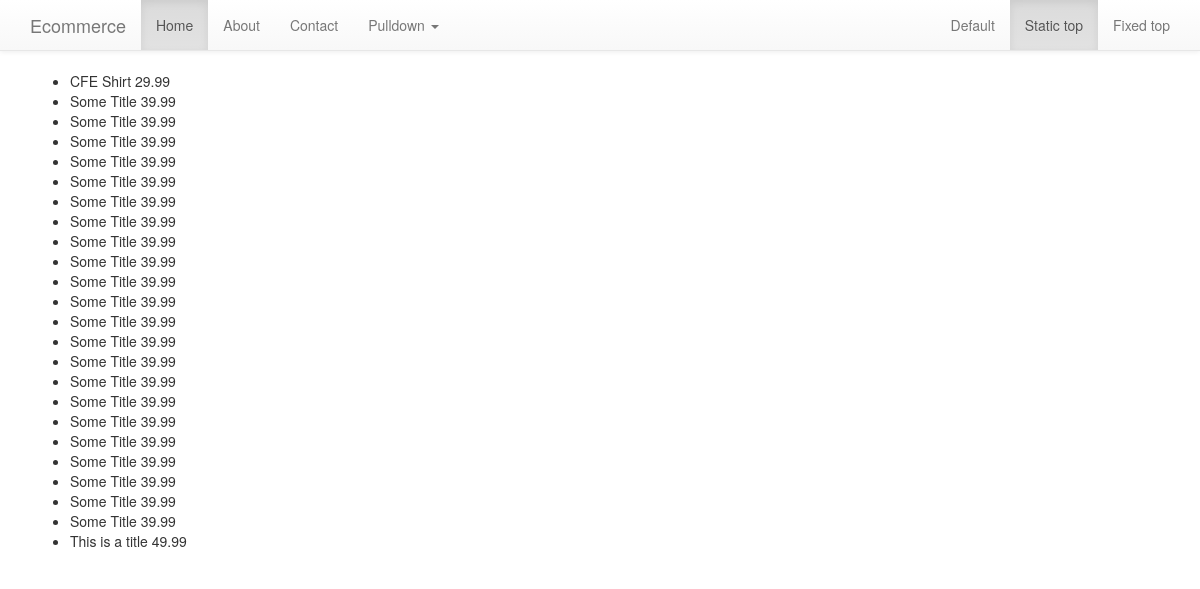
Before: /products/ with the older database file.
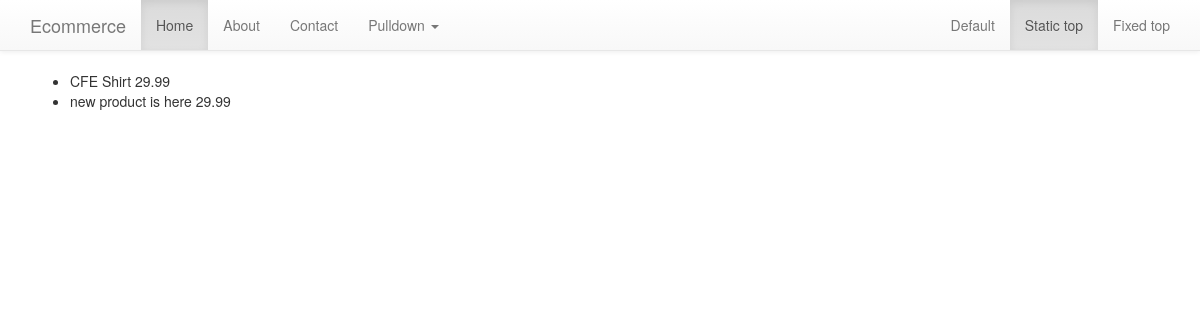
After: the same page with the newer database file.
### products/models.py (models this page shows, shortened)
class Product(models.Model):
	title = models.CharField(max_length=120)
	description = models.TextField(null=True, blank=True)
	price = models.DecimalField(decimal_places=2, max_digits=100, default=29.99)
	sale_price = models.DecimalField(decimal_places=2, max_digits=100, null=True, blank=True)
	slug = models.SlugField()
	time = models.DateTimeField(auto_now_add=True, auto_now=False)
	updated = models.DateTimeField(auto_now_add=False, auto_now=True, null=True, blank=True)
	active = models.BooleanField(default=True)

### products/views.py (the view)
# urls.py: url(r'^products/$', 'products.views.all', name='products'),
def all(request):
	products = Product.objects.all()
	context = {'products': products }
	template = 'products/all.html'
	return render(request, template, context)

### templates/products/all.html
{% extends 'base.html' %}
{% block content %}
<ul>
{% for product in products %}
	<li>{{product.title}} {{product.price}}</li>
{% endfor %}
</ul>
{% endblock %}

### templates/base.html (shortened to what this page needs)
<!DOCTYPE html>
<html lang="en">
  <head>
    <link rel="stylesheet" href="//maxcdn.bootstrapcdn.com/bootstrap/3.2.0/css/bootstrap.min.css">
    <link rel="stylesheet" href="//maxcdn.bootstrapcdn.com/bootstrap/3.2.0/css/bootstrap-theme.min.css">
    <link href="http://getbootstrap.com/examples/navbar-static-top/navbar-static-top.css" rel="stylesheet">
  </head>
  <body>
    	{% include 'navbar.html' %}
    <div class="container">
     {% block content %}
     {% endblock %}
    </div>
  </body>
</html>

### templates/navbar.html (shortened to what this page needs)
    <div class="navbar navbar-default navbar-static-top" role="navigation">
      <div class="container">
        <div class="navbar-header">
          <a class="navbar-brand" href="#">Ecommerce</a>
        </div>
        <div class="navbar-collapse collapse">
          <ul class="nav navbar-nav">
            <li class="active"><a href="#">Home</a></li>
            <li><a href="#about">About</a></li>
            <li><a href="#contact">Contact</a></li>
            <li class="dropdown">
              <a href="#" class="dropdown-toggle" data-toggle="dropdown">Pulldown <span class="caret"></span></a>
            </li>
          </ul>
          <ul class="nav navbar-nav navbar-right">
            <li><a href="../navbar/">Default</a></li>
            <li class="active"><a href="./">Static top</a></li>
            <li><a href="../navbar-fixed-top/">Fixed top</a></li>
          </ul>
        </div>
      </div>
    </div>

Changed rows visible on the page:
removed Product: title "Some Title", price "39.99"
removed Product: title "Some Title", price "39.99"
removed Product: title "Some Title", price "39.99"
removed Product: title "Some Title", price "39.99"
removed Product: title "Some Title", price "39.99"
removed Product: title "Some Title", price "39.99"
removed Product: title "Some Title", price "39.99"
removed Product: title "Some Title", price "39.99"
removed Product: title "Some Title", price "39.99"
removed Product: title "Some Title", price "39.99"
removed Product: title "Some Title", price "39.99"
removed Product: title "Some Title", price "39.99"
removed Product: title "Some Title", price "39.99"
removed Product: title "Some Title", price "39.99"
removed Product: title "Some Title", price "39.99"
removed Product: title "Some Title", price "39.99"
removed Product: title "Some Title", price "39.99"
removed Product: title "Some Title", price "39.99"
removed Product: title "Some Title", price "39.99"
removed Product: title "Some Title", price "39.99"
removed Product: title "Some Title", price "39.99"
removed Product: title "Some Title", price "39.99"
removed Product: title "This is a title", price "49.99"
added Product: title "new product is here", price "29.99"
